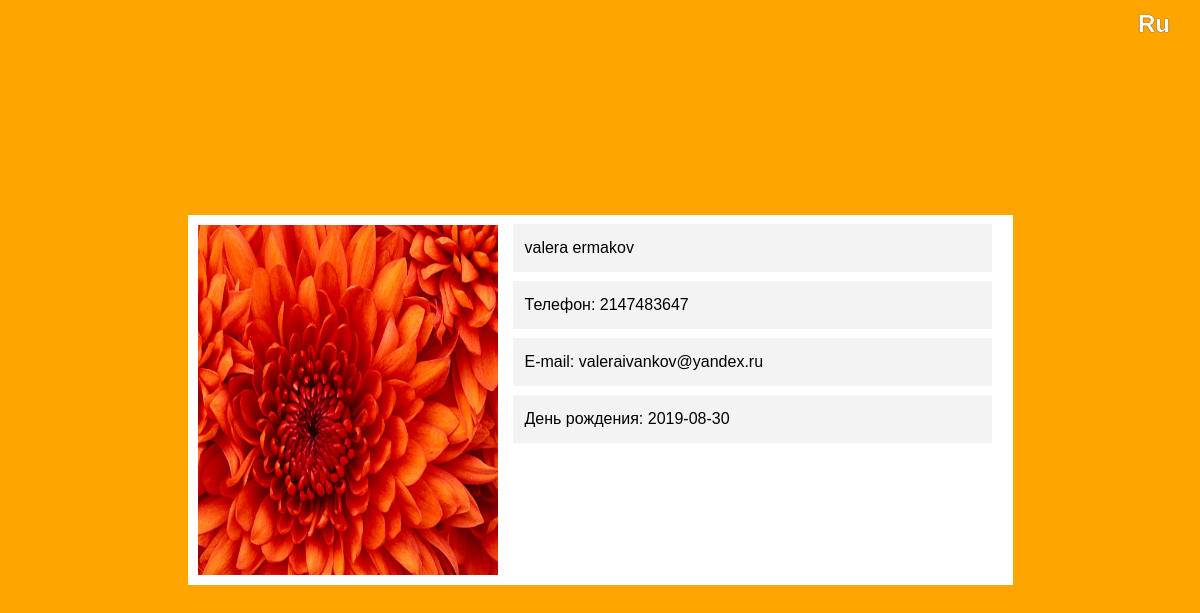
Screenshot of /profile.php (signed in) with the database file from the repository.
### tables this page shows
CREATE TABLE `users` (
  `id` int(10) NOT NULL,
  `user_name` varchar(30) NOT NULL,
  `last_name` varchar(30) NOT NULL,
  `email` varchar(30) NOT NULL,
  `phone` int(14) NOT NULL,
  `date` date NOT NULL,
  `password` varchar(40) NOT NULL,
  `picture` varchar(16) NOT NULL
);

### lang/ru/profile.php (called while the page is built)
<?php
$MESS['LANGUAGE'] = 'Ru';
$MESS['PROFILE_PHONE'] = 'Телефон: ';
$MESS['PROFILE_EMAIL'] = 'E-mail: ';
$MESS['PROFILE_BIRTHDATE'] = 'День рождения: ';
?>

### Model/bd.php (called while the page is built, shortened)
<?php
class bd {
	public function __construct() {
		try {
			$this->db = new PDO('mysql:host=localhost;charset=utf8;dbname=form', 'root');
		}catch(PDOException $e) {
			echo "Error connect" . ' ' . $e->getMessage();
		exit();
		}
	}
}
?>

### Model/viewProfile.php (the view, shortened to what this page needs)
<?php
	require_once('Model/bd.php');
	class View extends bd {
		private $row;
		private $data;
		public function SelectData() {
			$this->cookieId = $_COOKIE['id'];
			$this->data = $this->db->prepare('SELECT user_name, last_name, email, phone, picture, date FROM users WHERE id = :cookieId');
			$this->data->execute(array(':cookieId' => $this->cookieId));
			$this->row = $this->data->fetch(PDO::FETCH_ASSOC);
		}
		public function returnValue() {
			$MESS = $GLOBALS['MESS'];
			if($this->data->rowCount() == 1) {
				echo '<p>' . $this->row['user_name']. ' '. $this->row['last_name'] . '</p>';
				echo '<p>' . $MESS['PROFILE_PHONE'] . $this->row['phone'].  '</p>';
				echo '<p>' . $MESS['PROFILE_EMAIL'] . $this->row['email'].  '</p>';
				echo '<p>' .$MESS['PROFILE_BIRTHDATE'] . $this->row['date'].  '</p>';
			}
		}
		public function ReturnViewPicture() {
			echo '<img src="images/avatar/' . $this->row['picture'] . '">';
		}
	}
	$view  = new View();
	$view->SelectData();
?>

### profile.php (shortened to what this page needs)
<?php
require_once('Model/viewProfile.php');
	if(@$_COOKIE['lang'] == 'ru') {
		require_once('lang/ru/profile.php');
	}
	else {
		require_once('lang/en/profile.php');
	}
?>
<?php if((isset($_COOKIE['id']) && !empty($_COOKIE['id'])) || (isset($_SESSION['id']) && !empty($_SESSION['id'])) ) { ?>
<!DOCTYPE html>
<html>
<head>
<link href="css/main.css" rel="stylesheet">
</head>
<body>
	<?php include('header.php');?>
	<main>
		<div class="wrap_picture">
			<div class="image">
				<?php $view->ReturnViewPicture(); ?>
			</div>
		</div>
		<div class="main_info">
			<?php $view->returnValue(); ?>
		</div>
	</main>
</body>
</html>
<?php
}
else {
	header('Location: login.php');
}
?>

### header.php
<header>
	<div class="lang">
		<span onclick="setLang();"><?php echo $MESS['LANGUAGE']; ?></span>
	</div>
</header>

### css/main.css (style rules this page uses)
* { margin: 0; padding: 0; }
body { font-family: Verdana, Sans-serif, serif; }
main { width: 100%; height: 100vh; display: flex; justify-content: center; align-items: center; background: linear-gradient(173deg, orange, orange); }
.lang { position: absolute; right: 30px; top: 10px; font-size: 24px; font-weight: bold; color: white; cursor: pointer; text-shadow: 0 0 1px black; }
.wrap_picture { width: 325px; height: 370px; background: white; }
.main_info { width: 500px; height: 370px; background: white; }
.image img { height: 350px; width: 300px; padding: 10px; }
.main_info p { width: 91%; padding: 15px 12px 15px 12px; margin: 9px 0 2px 0; background: #f3f3f3; }

### rows the page displays
users: picture (picture), user_name "valera", last_name "ermakov", phone "2147483647", email "valeraivankov@yandex.ru", date "2019-08-30"

### other values shown
$MESS['LANGUAGE'] "Ru"
$MESS['PROFILE_PHONE'] "Телефон:"
$MESS['PROFILE_EMAIL'] "E-mail:"
$MESS['PROFILE_BIRTHDATE'] "День рождения:"
